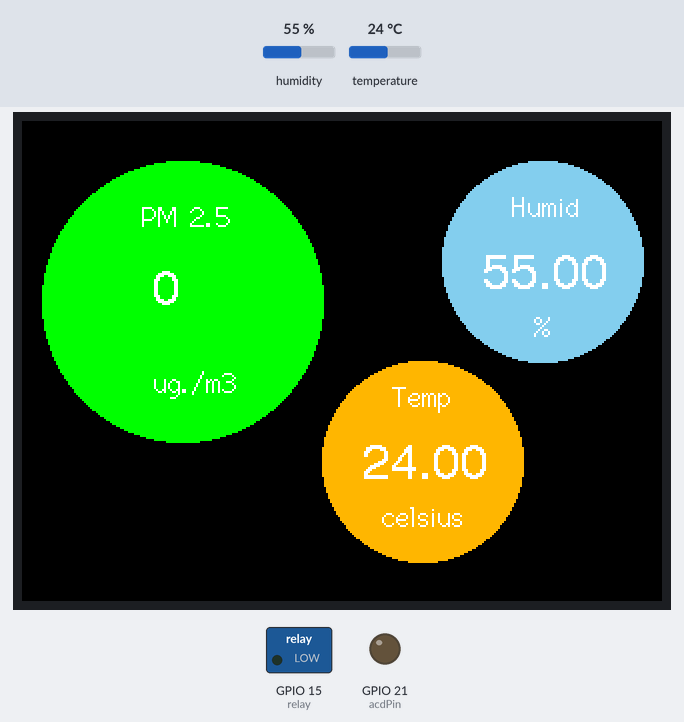
A sketch run on a simulated ESP32. Parts: 320×240 colour display, switched loads named in the sketch (green lamp = pin HIGH), output pins drawn as LEDs (lit = HIGH). The test bench sets the inputs (shaded band); at power-on: humidity 55 %, temperature 24 °C. What the sketch prints to the serial monitor is not drawn.

Above: at 3.8 s.
3.9 s: humidity set to 22 %
At 9.6 s:
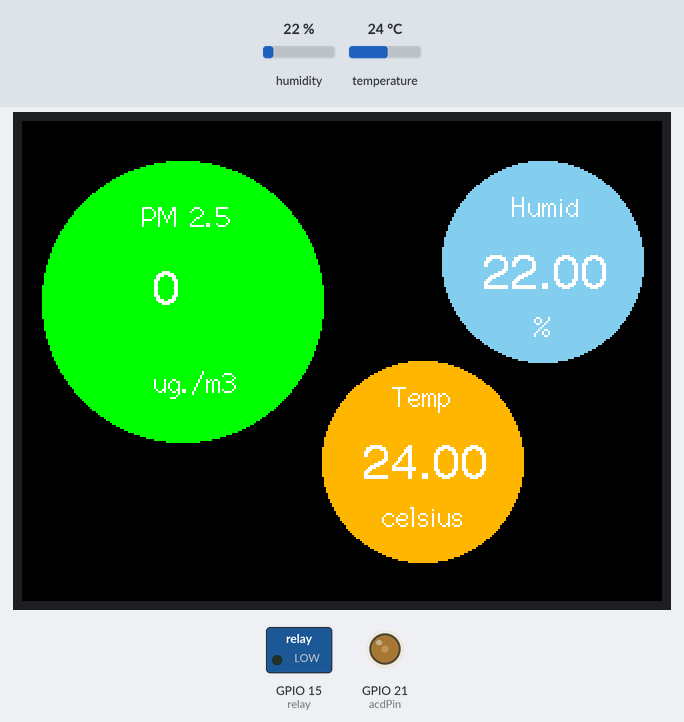
9.9 s: temperature set to 12 °C
At 14.0 s:
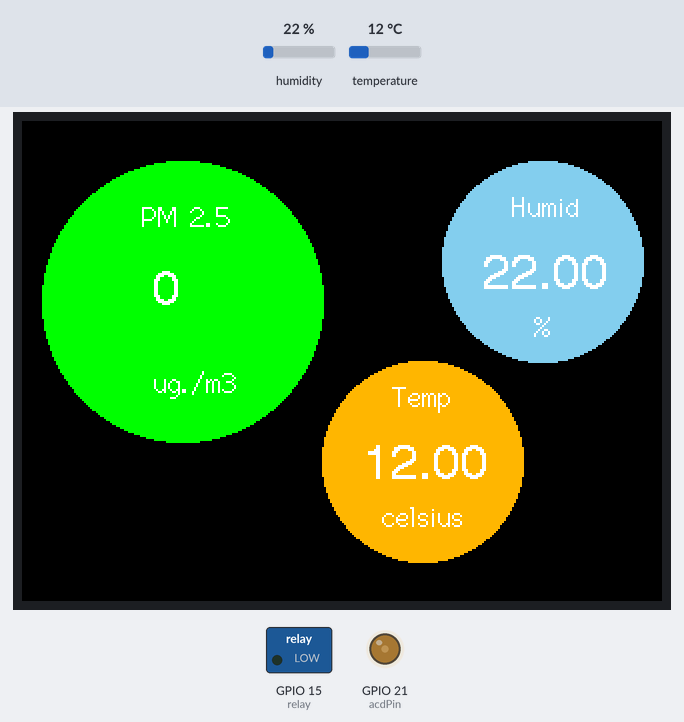
19.0 s: humidity set to 40 %
At 24.6 s:
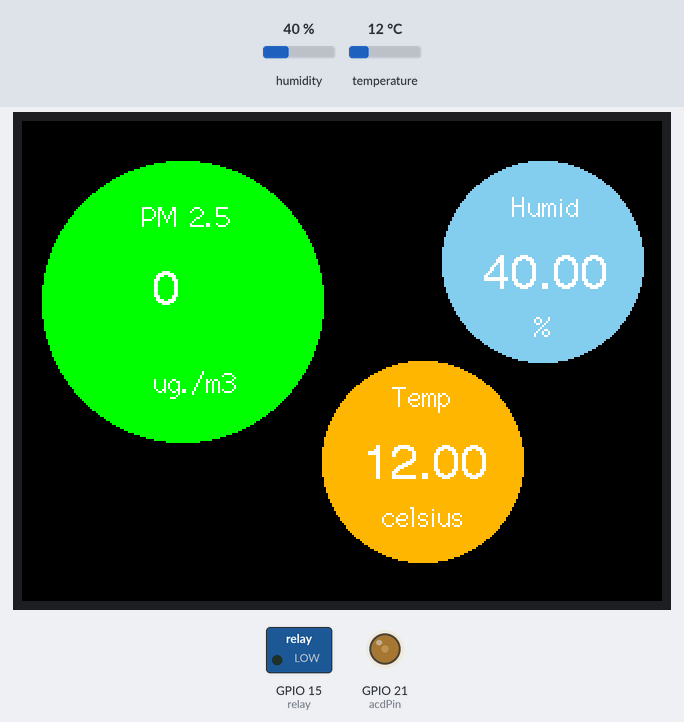
25.3 s: temperature set to 19 °C
Timing chart, 0 to 28.3 s (numbered marks = the images above; inputs shaded):
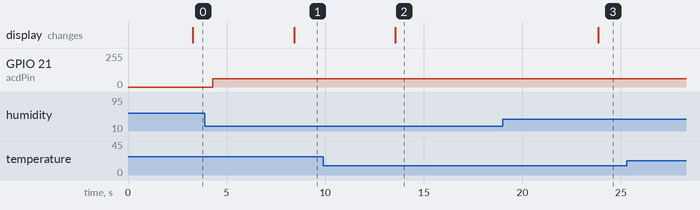

The sketch:

tft_air_filter.ino
```cpp
// set lamp UV
const int relay = 15;

//set dimmer
#include <RBDdimmer.h>
const int zeroCrossPin = 35;
const int acdPin = 21;
int MIN_POWER = 0;
int MAX_POWER = 100;
int power_min = 25;
int power_max = 100;
int power_moderate = 50;
int power_off =0;
dimmerLamp acd(acdPin, zeroCrossPin);

//set tft
#include "SPI.h"
#include "TFT_eSPI.h"
#include <SoftwareSerial.h>

//set pms5003
SoftwareSerial mySerial(32, 33);  // RX, TX
unsigned int pm1 = 0;
unsigned int pm2_5 = 0;
unsigned int pm10 = 0;

//set dht
#include "DHT.h"
#define DHTPIN 25
#define DHTTYPE DHT11
DHT dht(DHTPIN, DHTTYPE);

//set TFT
#define TFT_GREY 0x7BEF
TFT_eSPI myGLCD = TFT_eSPI();  // Invoke custom library
unsigned long runTime = 0;


void setup() {
  Serial.println(F("DHTxx test!"));
  dht.begin();
  Serial.begin(115200);
  acd.begin(NORMAL_MODE, ON);
  while (!Serial)
    ;
  mySerial.begin(115200);
  // Setup the LCD
  myGLCD.init();
  myGLCD.setRotation(1);
  pinMode(relay, OUTPUT);
}


void loop() {
  // Lamp UV
  digitalWrite(relay, LOW);
  //dht11 sensor
  delay(2000);
  float h = dht.readHumidity();
  float t = dht.readTemperature();
  float f = dht.readTemperature(true);

  // Check if any reads failed and exit early (to try again).
  if (isnan(h) || isnan(t) || isnan(f)) {
    Serial.println(F("Failed to read from DHT sensor!"));
    return;
  }

  // Compute heat index in Fahrenheit (the default)
  float hif = dht.computeHeatIndex(f, h);
  // Compute heat index in Celsius (isFahreheit = false)
  float hic = dht.computeHeatIndex(t, h, false);

  Serial.print(F("Humidity: "));
  Serial.print(h);
  Serial.print(F("%  Temperature: "));
  Serial.print(t);
  Serial.print(F("°C "));


  //PMS5003
  int index = 0;
  char value;
  char previousValue;

  while (mySerial.available()) {
    value = mySerial.read();
    if ((index == 0 && value != 0x42) || (index == 1 && value != 0x4d)) {
      Serial.println("Cannot find the data header.");
      break;
    }

    if (index == 4 || index == 6 || index == 8 || index == 10 || index == 12 || index == 14) {
      previousValue = value;
    } else if (index == 5) {
      pm1 = 256 * previousValue + value;
      Serial.print("{ ");
      Serial.print("\"pm1\": ");
      Serial.print(pm1);
      Serial.print(" ug/m3");
      Serial.print(", ");
    } else if (index == 7) {
      pm2_5 = 256 * previousValue + value;
      Serial.print("\"pm2_5\": ");
      Serial.print(pm2_5);
      Serial.print(" ug/m3");
      Serial.print(", ");
    } else if (index == 9) {
      pm10 = 256 * previousValue + value;
      Serial.print("\"pm10\": ");
      Serial.print(pm10);
      Serial.print(" ug/m3");
    } else if (index > 15) {
      break;
    }
    index++;
  }
  while (mySerial.available()) mySerial.read();
  Serial.println(" }");
  delay(1000);

  //show data on tft
  myGLCD.fillScreen(TFT_BLACK);
  myGLCD.setTextColor(TFT_WHITE);

  // Circle
  myGLCD.fillCircle(80, 90, 70, TFT_GREEN);
  myGLCD.fillCircle(260, 70, 50, TFT_SKYBLUE);
  myGLCD.fillCircle(200, 170, 50, TFT_ORANGE);


  //PM2.5
  myGLCD.drawString("PM 2.5", 60, 40, 2);
  myGLCD.drawNumber(pm2_5, 65, 73, 4);
  myGLCD.drawString(" ug./m3", 60, 123, 2);


  //Humid
  myGLCD.drawString("Humid", 245, 35, 2);
  myGLCD.drawString(String(h), 230, 65, 4);
  myGLCD.drawString(" %", 250, 95, 2);

  //Temp
  myGLCD.drawString("Temp", 185, 130, 2);
  myGLCD.drawString(String(t), 170, 160, 4);
  myGLCD.drawString("celsius", 180, 190, 2);
  delay(1000);

  //set fan dimmer
  if (pm2_5 <= 12) {
    acd.setPower(power_min);
    Serial.print("FanValue -> ");
    Serial.print(acd.getPower());
    Serial.println("%");
    delay(1000);
  }
  else if (pm2_5 <= 35) {
    acd.setPower(power_moderate);
    Serial.print("FanValue -> ");
    Serial.print(acd.getPower());
    Serial.println("%");
    delay(1000);
  }
  else {
    acd.setPower(power_max);
    Serial.print("FanValue -> ");
    Serial.print(acd.getPower());
    Serial.println("%");
    delay(1000);
  }
}
```

Measured:
- after the input at 3.9 s, the display: changes after 4.5 s (image 1)
- after the input at 9.9 s, the display: changes after 3.7 s (image 2)
- after the input at 19.0 s, the display: changes after 4.8 s (image 3)
